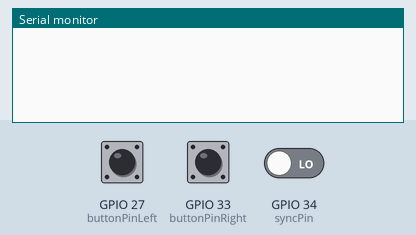
Simulated run of this sketch. Board: ESP32. On the bench: the last lines printed to the serial monitor. Inputs (shaded band) come from the test bench; at power-on: GPIO 27 (buttonPinLeft) LOW, GPIO 33 (buttonPinRight) LOW, GPIO 34 (syncPin) LOW.

Above: at 1.2 s.
1.3 s: GPIO 27 (buttonPinLeft) pulled HIGH for 0.15 s
At 2.4 s:
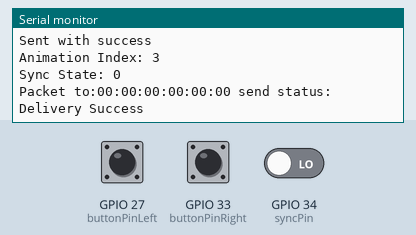
2.9 s: GPIO 33 (buttonPinRight) pulled HIGH for 0.15 s
At 3.7 s:
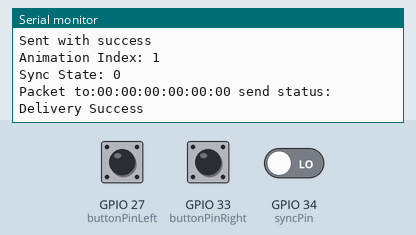
4.5 s: GPIO 34 (syncPin) driven HIGH
At 4.9 s:
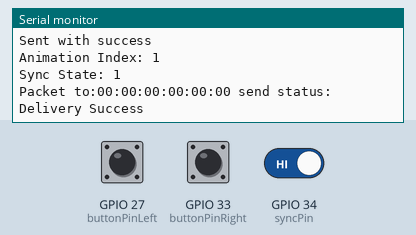
6.0 s: GPIO 33 (buttonPinRight) pulled HIGH for 1 s
At 7.3 s:
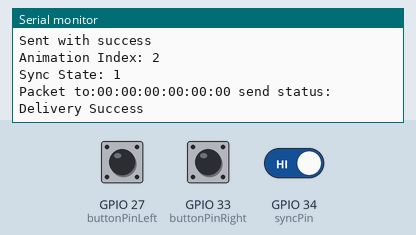
Timing chart, 0 to 9.0 s (numbered marks = the images above; inputs shaded):
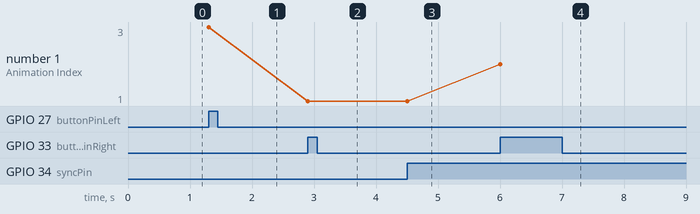

Measured:
- after the input at 1.3 s, the serial monitor: prints a new line at once (image 1)
- after the input at 2.9 s, the serial monitor: prints a new line at once (image 2)
- after the input at 4.5 s, the serial monitor: prints a new line at once (image 3)
- after the input at 6.0 s, the serial monitor: prints a new line at once (image 4)
- plotted number 1: 3 → 1 after the input at 2.9 s, 1 → 2 after the input at 6.0 s

The sketch:

Master_Controller.ino
```cpp
#include <esp_now.h>
#include <WiFi.h>

const int buttonPinLeft = 27;
const int buttonPinRight = 33;
const int syncPin = 34;

uint8_t broadcastAddress1[] = {0xc4, 0x5b, 0xbe, 0x71, 0x5d, 0xaa};
uint8_t broadcastAddress2[] = {0x30, 0x83, 0x98, 0x82, 0xe8, 0x12};

int buttonStateLeft = 0;
int buttonStateRight = 0;
int buttonStateSync = 0;
int preStateLeft = 0;
int preStateRight = 0;
int preStateSync = 0;
bool buttonPressed = LOW;

unsigned long previousMillis = 0;
const long interval = 50;

typedef struct struct_message {
  byte a = 1;
  byte b; //low is split animations all 32 synced, HIGH is full animation across 128
} struct_message;
struct_message myData;

void OnDataSent(const uint8_t *mac_addr, esp_now_send_status_t sendStatus) {
  char macStr[18];
  Serial.print("Packet to:");
  snprintf(macStr, sizeof(macStr), "%02x:%02x:%02x:%02x:%02x:%02x",
           mac_addr[0], mac_addr[1], mac_addr[2], mac_addr[3], mac_addr[4], mac_addr[5]);
  Serial.print(macStr);
  Serial.print(" send status: ");
  Serial.println(sendStatus == ESP_NOW_SEND_SUCCESS ? "Delivery Success" : "Delivery Fail");
}

void dataCheckSend(bool side) {
  if (side == HIGH) { //high means left low means right
    myData.a--; //Left side commands
    preStateLeft = 1;
  } else {
    myData.a++; //Right side commands
    preStateRight = 1;
  }

  if (myData.a > 3) {
    myData.a = 1;
  }
  if (myData.a  == 0) {
    myData.a = 3;
  }
  buttonPressed = HIGH;
}

void setup() {
  // put your setup code here, to run once:
  pinMode(buttonPinLeft, INPUT);
  pinMode(buttonPinRight, INPUT);
  pinMode(syncPin, INPUT);
  //Init Serial USB
  Serial.begin(115200);
  //Enable wifi mode
  WiFi.mode(WIFI_STA);
  if (esp_now_init() != ESP_OK) {
    Serial.println("Error initializing ESP-NOW");
    return;
  }
  //establish the role of the master for esp_now
  esp_now_register_send_cb(OnDataSent);
  //Register a peer
  esp_now_peer_info_t peerInfo;
  peerInfo.channel = 0;
  peerInfo.encrypt = false;
  // register first peer
  memcpy(peerInfo.peer_addr, broadcastAddress1, 6);
  if (esp_now_add_peer(&peerInfo) != ESP_OK) {
    Serial.println("Failed to add peer");
    return;
  }
  memcpy(peerInfo.peer_addr, broadcastAddress2, 6);
  if (esp_now_add_peer(&peerInfo) != ESP_OK) {
    Serial.println("Failed to add peer");
    return;
  }
}

void loop() {
  buttonStateLeft = digitalRead(buttonPinLeft);
  buttonStateRight = digitalRead(buttonPinRight);
  buttonStateSync = digitalRead(syncPin);
  if (buttonStateLeft == HIGH & preStateLeft == 0) {
    Serial.println("left");
    dataCheckSend(HIGH);
  } else if (buttonStateLeft == LOW) {
    preStateLeft = 0;
  }

  if (buttonStateRight == HIGH & preStateRight == 0) {
    Serial.println("Right");
    dataCheckSend(LOW);
  } else if (buttonStateRight == LOW) {
    preStateRight = 0;
  }

  if (buttonStateSync == HIGH & preStateSync == 0) {
    myData.b++;
    if (myData.b > 1) {
      myData.b = 0;
    }
    preStateSync = 1;
    buttonPressed = HIGH;
  } else if (buttonStateSync == LOW) {
    preStateSync = 0;
  }

  //send time
  if (buttonPressed == HIGH) {
    esp_err_t result = esp_now_send(0, (uint8_t *) &myData, sizeof(myData));
    if (result == ESP_OK) {
      Serial.println("Sent with success");
    }
    else {
      Serial.println("Error sending the data");
    }
    Serial.print("Animation Index: ");
    Serial.println(myData.a);
    Serial.print("Sync State: ");
    Serial.println(myData.b);
    buttonPressed = LOW;
  }
  delay(0);
}
```
